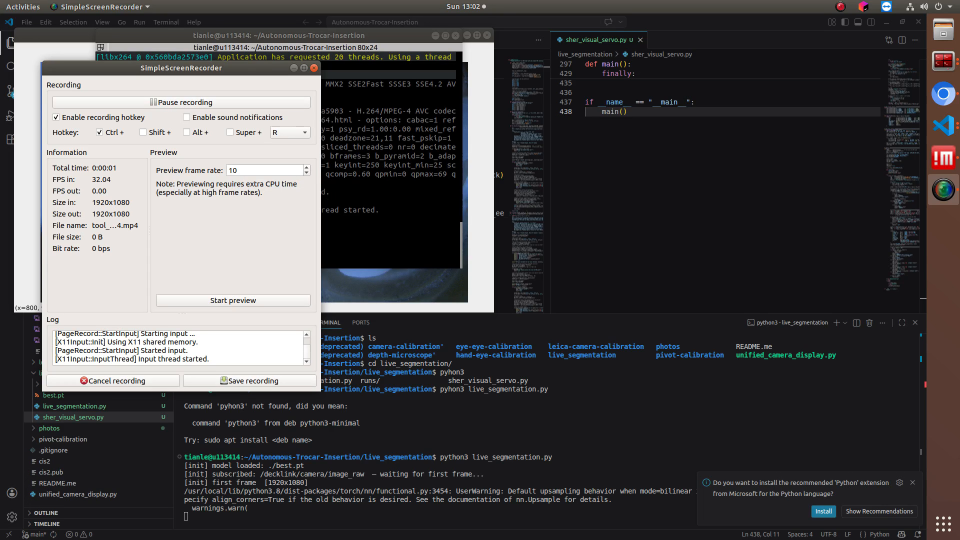
#> input picture frame 24 of photos/tool_tip_tracking-2026-05-03_13.02.04.mp4, 1920 x 1080 px, given in place of the camera (shown at 1/2 size)
$ python composite_board_tracking_test.py
#> lines starting #> are read from the running program, lines starting #| are printed output that depends on the picture
"""
composite_board_tracker.py
Live webcam tracker for the ATI composite calibration board.
Detects: AprilTag36h11 corners (IDs 0-7) + center 6x6 ChArUco board.

Usage:
    python composite_board_tracker.py
    python composite_board_tracker.py --camera 1      # if laptop cam is index 1
    python composite_board_tracker.py --no-pose       # skip PnP if no intrinsics

Keys:
    Q / ESC  — quit
    S        — save current frame to disk
    P        — toggle pose axes overlay
"""

import cv2
import cv2.aruco as aruco
import numpy as np
import argparse
import time
from datetime import datetime

# ── Board config (must match generate_composite_board.py) ─────────────────────
SQUARE_MM    = 4.0
MARKER_RATIO = 0.70
TAG_MM       = 24.0       # AprilTag face size in mm
CHARUCO_SQ   = 6          # 6x6 ChArUco
CELL_MM      = 28.0       # cell size = board + 2*margin

# If you have intrinsics from your laptop cam, drop them in here.
# Otherwise leave None → pose estimation skipped, detection still works.
LAPTOP_K    = None   # np.array([[fx,0,cx],[0,fy,cy],[0,0,1]])
LAPTOP_DIST = None   # np.array([k1,k2,p1,p2,k3])

# ── Colors ────────────────────────────────────────────────────────────────────
COL_APRIL  = (0,   200, 255)   # orange-ish for AprilTags
COL_CHARU  = (0,   255, 120)   # green for ChArUco corners
COL_AXIS_X = (0,   0,   255)
COL_AXIS_Y = (0,   255, 0)
COL_AXIS_Z = (255, 0,   0)
COL_TEXT   = (255, 255, 255)
COL_BOX    = (30,  30,  30)

# ── Setup dicts ───────────────────────────────────────────────────────────────
april_dict   = aruco.getPredefinedDictionary(aruco.DICT_APRILTAG_36h11)
charuco_dict = aruco.getPredefinedDictionary(aruco.DICT_6X6_250)

charuco_board = aruco.CharucoBoard(
    (CHARUCO_SQ, CHARUCO_SQ),
    SQUARE_MM / 1000.0,
    (SQUARE_MM * MARKER_RATIO) / 1000.0,
    charuco_dict
)

# Detector params — tuned for printed board under variable lighting
det_params = aruco.DetectorParameters()
det_params.adaptiveThreshWinSizeMin  = 5
det_params.adaptiveThreshWinSizeMax  = 23
det_params.adaptiveThreshWinSizeStep = 4
det_params.minMarkerPerimeterRate    = 0.02
det_params.maxMarkerPerimeterRate    = 0.5
det_params.cornerRefinementMethod    = aruco.CORNER_REFINE_SUBPIX

april_detector   = aruco.ArucoDetector(april_dict,   det_params)
charuco_detector = aruco.CharucoDetector(charuco_board)


def draw_axes(img, K, dist, rvec, tvec, length_mm=15.0):
    """Draw XYZ axes at the marker origin."""
    pts, _ = cv2.projectPoints(
        np.float32([[0,0,0],[length_mm,0,0],[0,length_mm,0],[0,0,length_mm]]) / 1000.0,
        rvec, tvec, K, dist
    )
    o  = tuple(pts[0].ravel().astype(int))
    px = tuple(pts[1].ravel().astype(int))
    py = tuple(pts[2].ravel().astype(int))
    pz = tuple(pts[3].ravel().astype(int))
    cv2.arrowedLine(img, o, px, COL_AXIS_X, 2, tipLength=0.2)
    cv2.arrowedLine(img, o, py, COL_AXIS_Y, 2, tipLength=0.2)
    cv2.arrowedLine(img, o, pz, COL_AXIS_Z, 2, tipLength=0.2)
    cv2.putText(img, "X", px, cv2.FONT_HERSHEY_SIMPLEX, 0.45, COL_AXIS_X, 1)
    cv2.putText(img, "Y", py, cv2.FONT_HERSHEY_SIMPLEX, 0.45, COL_AXIS_Y, 1)
    cv2.putText(img, "Z", pz, cv2.FONT_HERSHEY_SIMPLEX, 0.45, COL_AXIS_Z, 1)


def overlay_text(img, lines, x=10, y=20, scale=0.55, thickness=1):
    """Draw a block of text lines with a dark background."""
    lh = int(scale * 30)
    pad = 4
    max_w = max(cv2.getTextSize(l, cv2.FONT_HERSHEY_SIMPLEX, scale, thickness)[0][0]
                for l in lines)
    cv2.rectangle(img, (x - pad, y - lh),
                  (x + max_w + pad, y + lh * len(lines) + pad),
                  COL_BOX, -1)
    for i, line in enumerate(lines):
        cv2.putText(img, line, (x, y + i * lh),
                    cv2.FONT_HERSHEY_SIMPLEX, scale, COL_TEXT, thickness, cv2.LINE_AA)


def main():
    parser = argparse.ArgumentParser()
    parser.add_argument("--camera",   type=int,  default=0,    help="Camera index")
    parser.add_argument("--no-pose",  action="store_true",     help="Skip pose estimation")
    parser.add_argument("--width",    type=int,  default=1280, help="Capture width")
    parser.add_argument("--height",   type=int,  default=720,  help="Capture height")
    args = parser.parse_args()

    cap = cv2.VideoCapture(args.camera, cv2.CAP_DSHOW)  # CAP_DSHOW faster on Windows
    cap.set(cv2.CAP_PROP_FRAME_WIDTH,  args.width)
    cap.set(cv2.CAP_PROP_FRAME_HEIGHT, args.height)
    cap.set(cv2.CAP_PROP_AUTOFOCUS,    1)

    if not cap.isOpened():
        print(f"[ERROR] Could not open camera {args.camera}")
        return

    K    = LAPTOP_K
    dist = LAPTOP_DIST
    show_pose = (K is not None) and (not args.no_pose)

    # Rough single-camera intrinsics from frame size if none provided
    # (good enough to eyeball axes, not for metric use)
    def make_fallback_K(w, h):
        f = max(w, h) * 0.85
        return np.array([[f, 0, w/2], [0, f, h/2], [0, 0, 1]], dtype=np.float64)

    frame_count = 0
    fps_t = time.time()
    fps = 0.0
    save_count = 0

    print("[INFO] Running. Q/ESC=quit  S=save  P=toggle pose")

    while True:
        ret, frame = cap.read()
#> frame is the input picture: shape (1080, 1920, 3); mean B, G, R 73.4, 71.9, 73.2
        if not ret:
            print("[WARN] Frame grab failed")
            continue

        gray = cv2.cvtColor(frame, cv2.COLOR_BGR2GRAY)
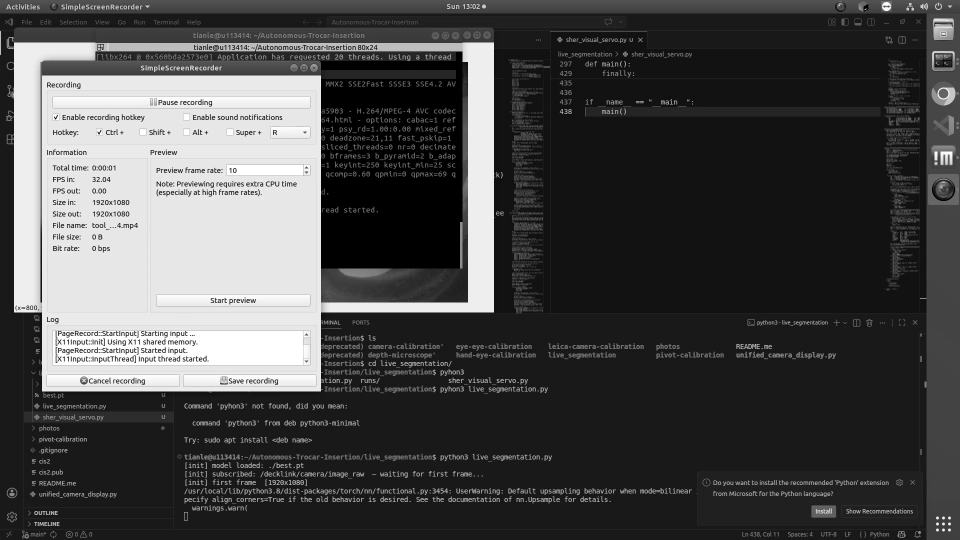
#> gray: shape (1080, 1920) (shown at 1/2 size); min 0, max 255, mean 72.7
        h, w = gray.shape
#> h = 1080; w = 1920

        if K is None:
            K_use = make_fallback_K(w, h)
            d_use = np.zeros(5)
        else:
            K_use = K
            d_use = dist

        display = frame.copy()

        # ── AprilTag detection ────────────────────────────────────────────
        april_corners, april_ids, april_rejected = april_detector.detectMarkers(gray)
#> april_corners = (); april_ids = None; april_rejected = 96 items

        n_april = 0
        if april_ids is not None:
            n_april = len(april_ids)
            aruco.drawDetectedMarkers(display, april_corners, april_ids,
                                      borderColor=COL_APRIL)

            if show_pose or K is None:
                tag_half = (TAG_MM / 1000.0) / 2.0
                tag_obj = np.float32([
                    [-tag_half, -tag_half, 0],
                    [ tag_half, -tag_half, 0],
                    [ tag_half,  tag_half, 0],
                    [-tag_half,  tag_half, 0]
                ])
                for i, corners in enumerate(april_corners):
                    ok, rvec, tvec = cv2.solvePnP(
                        tag_obj, corners[0], K_use, d_use,
                        flags=cv2.SOLVEPNP_IPPE_SQUARE
                    )
                    if ok and show_pose:
                        draw_axes(display, K_use, d_use, rvec, tvec)
                    # Distance label
                    if ok:
                        z_mm = tvec[2, 0] * 1000
                        cx_  = int(corners[0][:, 0].mean())
                        cy_  = int(corners[0][:, 1].mean())
                        tag_id = april_ids[i][0]
                        cv2.putText(display, f"AT{tag_id} {z_mm:.0f}mm",
                                    (cx_ - 20, cy_),
                                    cv2.FONT_HERSHEY_SIMPLEX, 0.45,
                                    COL_APRIL, 1, cv2.LINE_AA)

        # ── ChArUco detection ─────────────────────────────────────────────
        charu_corners, charu_ids, _, _ = charuco_detector.detectBoard(gray)

        n_charu = 0
        charu_pose_ok = False
        if charu_ids is not None and len(charu_ids) >= 4:
            n_charu = len(charu_ids)
            aruco.drawDetectedCornersCharuco(display, charu_corners, charu_ids,
                                             cornerColor=COL_CHARU)

            ok, rvec, tvec = cv2.solvePnP(
                charuco_board.getChessboardCorners()[charu_ids.flatten()],
                charu_corners, K_use, d_use
            )
            if ok:
                charu_pose_ok = True
                if show_pose:
                    draw_axes(display, K_use, d_use, rvec, tvec, length_mm=20.0)
                z_mm = tvec[2, 0] * 1000
                # Board center label
                cx_ = int(charu_corners[:, 0, 0].mean())
                cy_ = int(charu_corners[:, 0, 1].mean())
                cv2.putText(display, f"ChArUco {z_mm:.0f}mm",
                            (cx_ - 30, cy_ - 10),
                            cv2.FONT_HERSHEY_SIMPLEX, 0.5,
                            COL_CHARU, 1, cv2.LINE_AA)

        # ── FPS ───────────────────────────────────────────────────────────
        frame_count += 1
        if frame_count % 15 == 0:
            fps = 15 / (time.time() - fps_t)
            fps_t = time.time()

        # ── HUD ───────────────────────────────────────────────────────────
        pose_str = "ON (fallback K)" if (show_pose and K is None) else \
                   "ON (calibrated)" if show_pose else "OFF"
        hud = [
            f"FPS: {fps:.1f}",
            f"AprilTags: {n_april}",
            f"ChArUco corners: {n_charu}  pose={'ok' if charu_pose_ok else '--'}",
            f"Pose axes: {pose_str}",
            f"[S]ave  [P]ose  [Q]uit",
        ]
        overlay_text(display, hud)
#> after the loop in overlay_text, `for i, line in enumerate(lines):`:
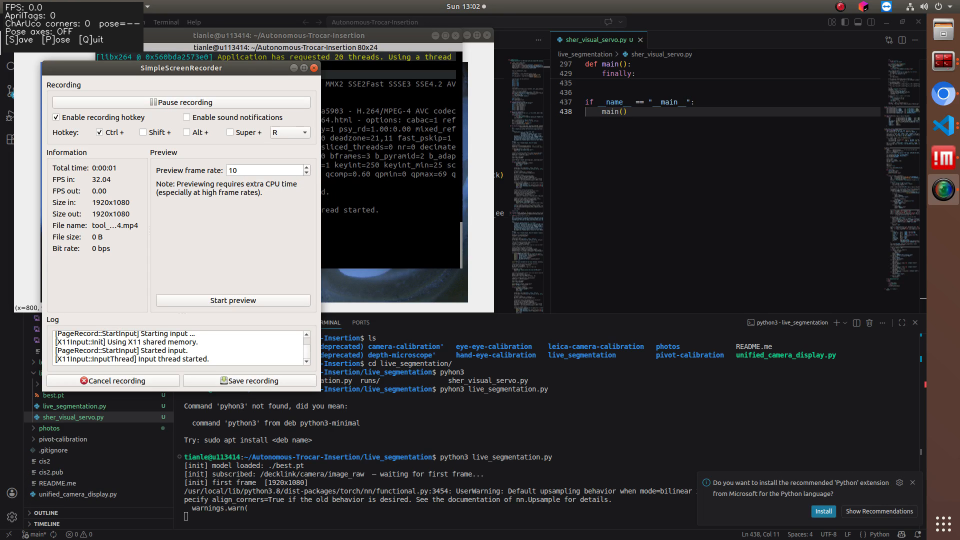
#> img: shape (1080, 1920, 3) (shown at 1/2 size); mean B, G, R 72.9, 71.4, 72.7

        cv2.imshow("ATI Composite Board Tracker", display)

        key = cv2.waitKey(1) & 0xFF
#> (key q is pressed here)
        if key in (ord('q'), 27):
            break
        elif key == ord('s'):
            fname = f"tracker_frame_{datetime.now().strftime('%H%M%S')}_{save_count:03d}.png"
            cv2.imwrite(fname, display)
            save_count += 1
            print(f"[SAVE] {fname}")
        elif key == ord('p'):
            show_pose = not show_pose
            print(f"[INFO] Pose axes {'ON' if show_pose else 'OFF'}")

    cap.release()
    cv2.destroyAllWindows()


if __name__ == "__main__":
    main()

$ run again, starting later in the video
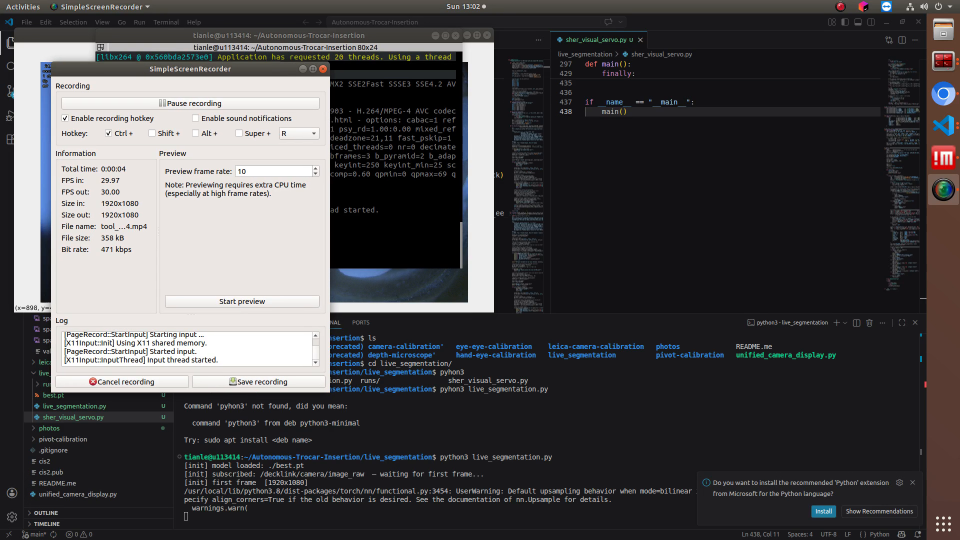
#> input picture frame 109 of photos/tool_tip_tracking-2026-05-03_13.02.04.mp4, 1920 x 1080 px, given in place of the camera (shown at 1/2 size)
#> in main, frame is the input picture: shape (1080, 1920, 3); mean B, G, R 74.1, 72.3, 73.5
#> in main, `gray = cv2.cvtColor(frame, cv2.COLOR_BGR2GRAY)`:
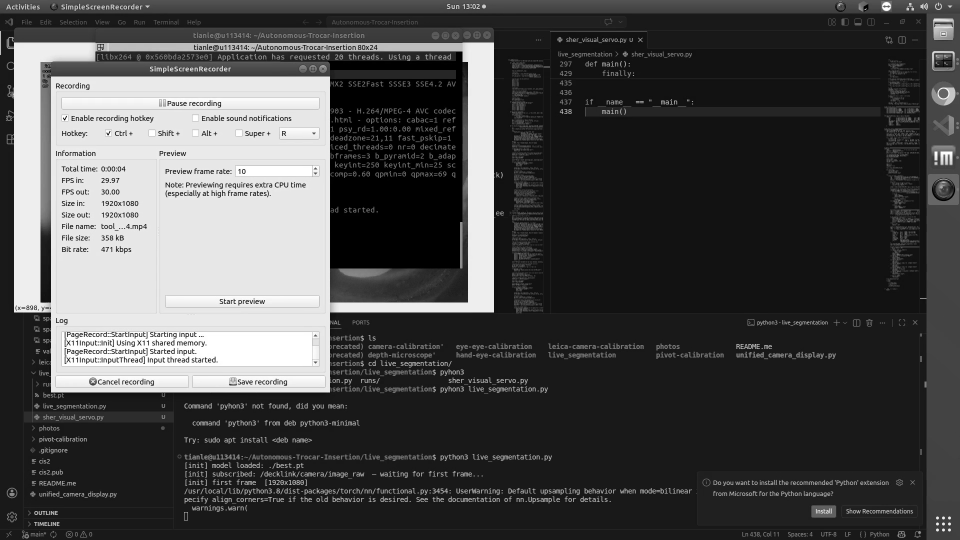
#> gray: shape (1080, 1920) (shown at 1/2 size); min 0, max 255, mean 73
#> april_corners = (); april_ids = None; april_rejected = 99 items
#> after the loop in overlay_text, `for i, line in enumerate(lines):`:
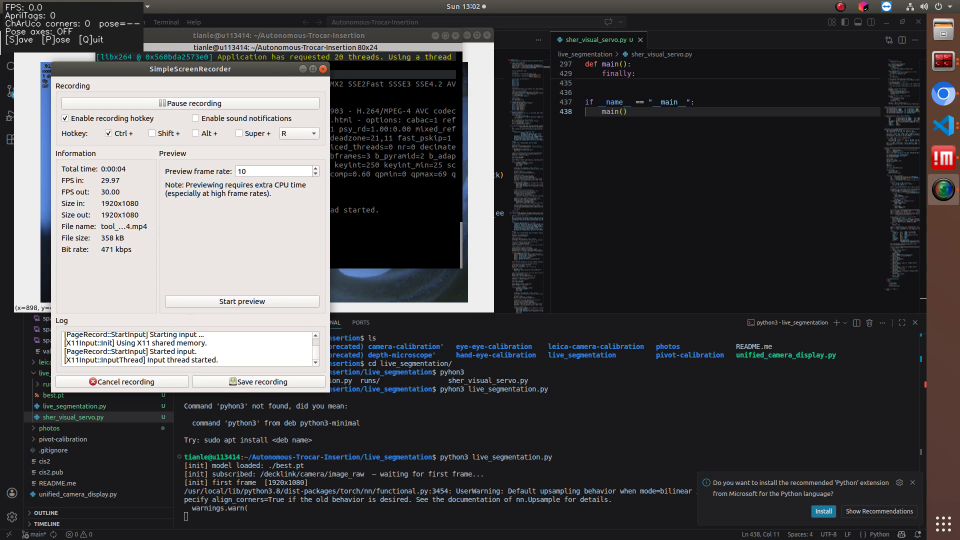
#> img: shape (1080, 1920, 3) (shown at 1/2 size); mean B, G, R 73.5, 71.8, 73

$ run again, starting later in the video
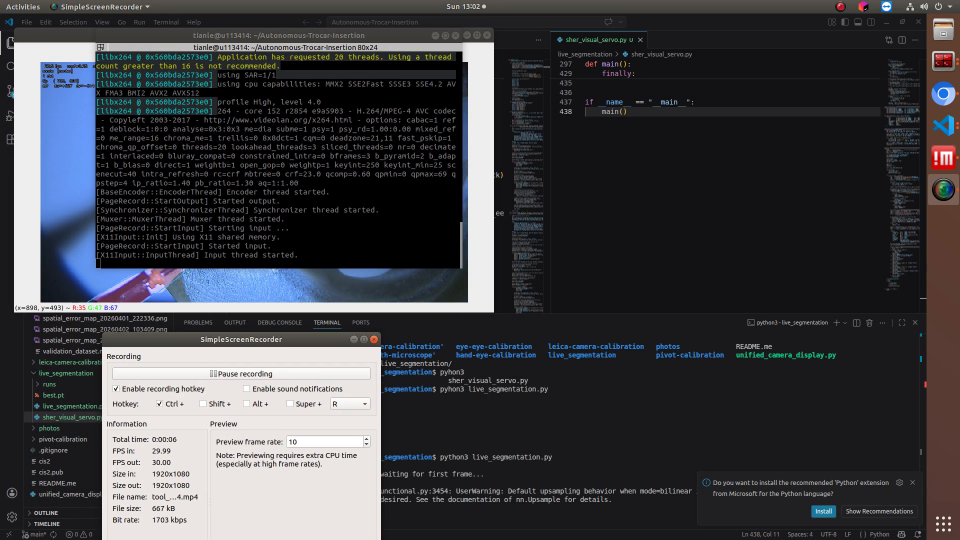
#> input picture frame 195 of photos/tool_tip_tracking-2026-05-03_13.02.04.mp4, 1920 x 1080 px, given in place of the camera (shown at 1/2 size)
#> in main, frame is the input picture: shape (1080, 1920, 3); mean B, G, R 66.9, 62.8, 62.4
#> in main, `gray = cv2.cvtColor(frame, cv2.COLOR_BGR2GRAY)`:
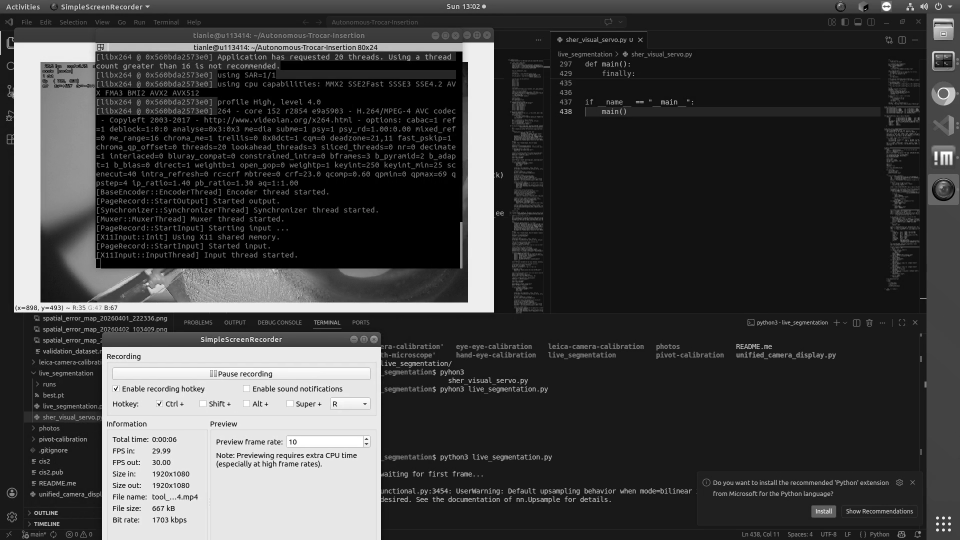
#> gray: shape (1080, 1920) (shown at 1/2 size); min 0, max 255, mean 63.3
#> april_corners = (); april_ids = None; april_rejected = 106 items
#> after the loop in overlay_text, `for i, line in enumerate(lines):`:
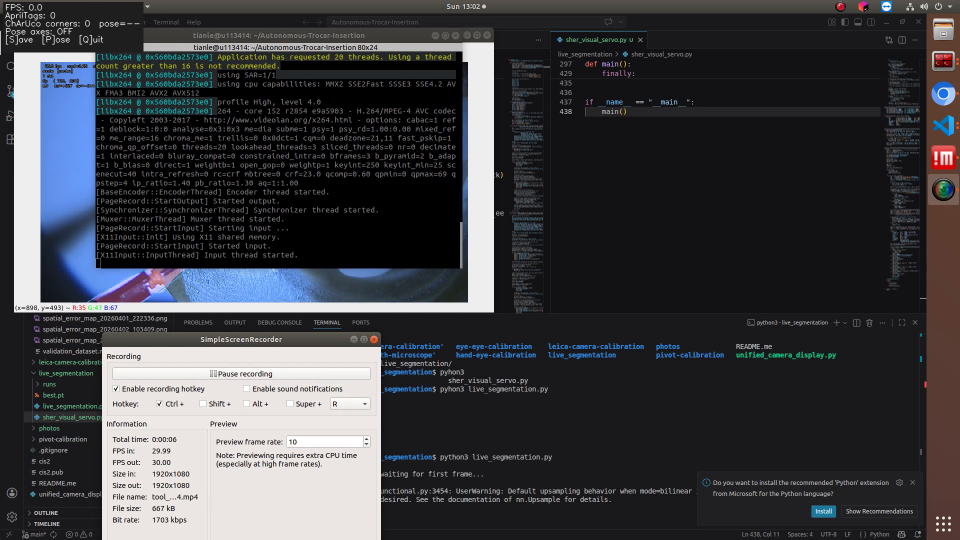
#> img: shape (1080, 1920, 3) (shown at 1/2 size); mean B, G, R 66.4, 62.2, 61.9
